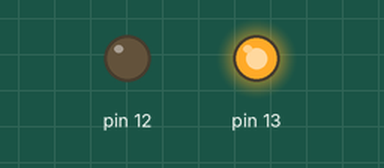
Recording of a sketch running on a simulated Arduino Uno, built with avr-gcc and run on an emulated ATmega328P. Parts: output pins drawn as LEDs (lit = HIGH).

Above: at 2.5 s.
At 7.5 s:
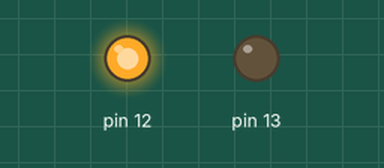
Timing chart, 0 to 13.0 s (numbered marks = the images above):
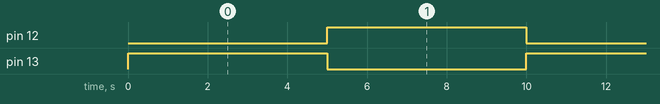

Measured:
- by itself, pin 12, pin 13: alternates HIGH for 5.0 s and LOW for 5.0 s

The sketch:

relay.ino
```cpp
void setup() {
  // put your setup code here, to run once:

  // Set up pins 12 and 13 for digital output
  pinMode(13, OUTPUT);
  pinMode(12, OUTPUT);
}

void loop() {
  // put your main code here, to run repeatedly:

  // toggle pins 12 and 13
  digitalWrite(13, HIGH);
  digitalWrite(12, LOW);

  delay(5000);

  digitalWrite(13, LOW);
  digitalWrite(12, HIGH);

  delay(5000);
}
```
